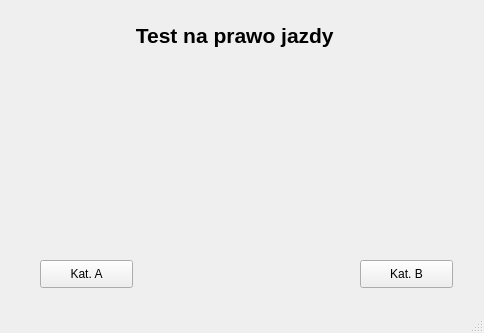
<?xml version="1.0" encoding="UTF-8"?>
<ui version="4.0">
 <class>MainWindow</class>
 <widget class="QMainWindow" name="MainWindow">
  <property name="geometry">
   <rect>
    <x>0</x>
    <y>0</y>
    <width>484</width>
    <height>333</height>
   </rect>
  </property>
  <property name="windowTitle">
   <string>MainWindow</string>
  </property>
  <widget class="QWidget" name="centralwidget">
   <widget class="QLabel" name="label">
    <property name="geometry">
     <rect>
      <x>130</x>
      <y>10</y>
      <width>281</width>
      <height>51</height>
     </rect>
    </property>
    <property name="font">
     <font>
      <pointsize>16</pointsize>
      <weight>75</weight>
      <bold>true</bold>
     </font>
    </property>
    <property name="text">
     <string> Test na prawo jazdy </string>
    </property>
   </widget>
   <widget class="QPushButton" name="pushButton">
    <property name="geometry">
     <rect>
      <x>40</x>
      <y>260</y>
      <width>93</width>
      <height>28</height>
     </rect>
    </property>
    <property name="text">
     <string>Kat. A</string>
    </property>
   </widget>
   <widget class="QPushButton" name="pushButton_2">
    <property name="geometry">
     <rect>
      <x>360</x>
      <y>260</y>
      <width>93</width>
      <height>28</height>
     </rect>
    </property>
    <property name="text">
     <string>Kat. B</string>
    </property>
   </widget>
   <widget class="QLabel" name="label_2">
    <property name="geometry">
     <rect>
      <x>124</x>
      <y>75</y>
      <width>281</width>
      <height>161</height>
     </rect>
    </property>
    <property name="text">
     <string/>
    </property>
    <property name="pixmap">
     <pixmap>../../Downloads/samochod-removebg-preview.png</pixmap>
    </property>
   </widget>
  </widget>
  <widget class="QStatusBar" name="statusbar"/>
 </widget>
 <resources/>
 <connections/>
</ui>
